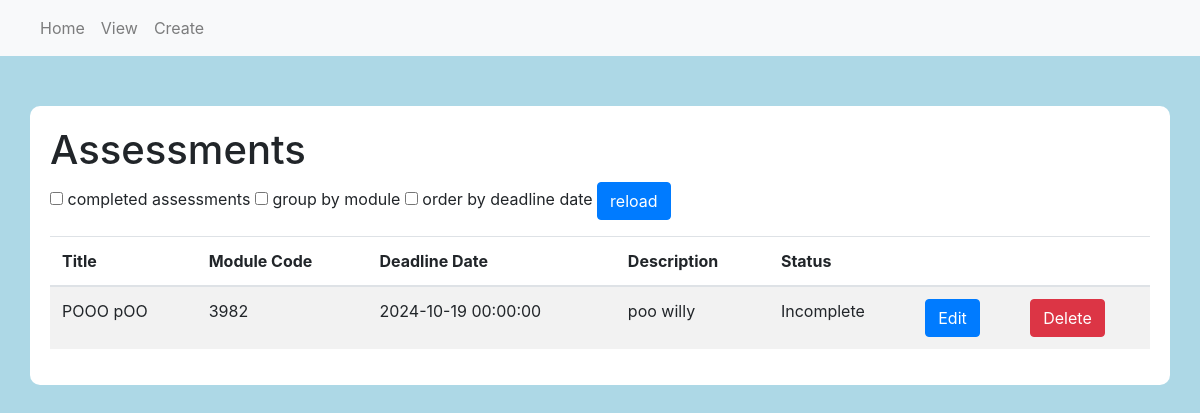
Before: /view with the older database file.
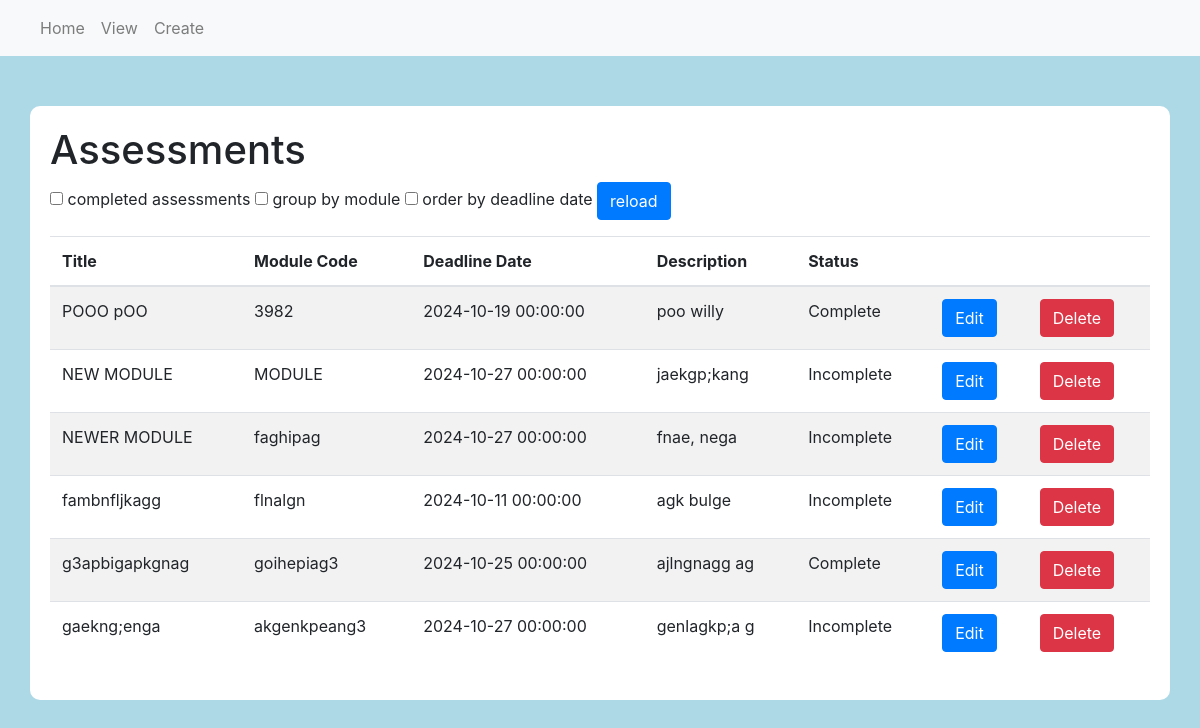
After: the same page with the newer database file.
### app/models.py (models this page shows)
class Assessments(db.Model):
    id = db.Column(db.Integer, primary_key=True)
    title = db.Column(db.String(500), index=True, unique=True)
    moduleCode = db.Column(db.Integer)
    deadline = db.Column(db.DateTime)
    description = db.Column(db.String(500))
    status = db.Column(db.Boolean)

### app/views.py (the view)
@app.route('/view')
def view():
    show_completed = request.args.get('show_completed') == 'true'
    group = request.args.get('group')
    deadline_order = request.args.get('deadline_date')
    query = Assessments.query
    if show_completed:
        query = query.filter(Assessments.status == True)
    if group:
        query = query.order_by(Assessments.moduleCode)
    elif deadline_order:
        query = query.order_by(Assessments.deadline)
    assessments = query
    form = AssessmentForm()
    return render_template('view.html', form = form,assessments=assessments)

### app/forms.py
class AssessmentForm(FlaskForm):
    assessment_title = StringField('Assessment Title', validators=[DataRequired()])
    module_code = StringField('Module Code', validators=[DataRequired()])
    deadline_date = DateField('Deadline Date', format='%Y-%m-%d', validators=[DataRequired()])
    short_description = TextAreaField('Short Description', validators=[DataRequired()])
    completion_status = SelectField('Completion Status', choices=[('Incomplete', 'Incomplete'), ('Complete', 'Complete')], validators=[DataRequired()])
    submit = SubmitField('Submit')

### app/templates/view.html (shortened to what this page needs)
{% extends "base.html" %} {% block content %}
<div class="container">
  <h1>Assessments</h1>
  <form action="{{ url_for('view') }}" method="GET">
    <div class="form-group">
      <label>
        <input type="checkbox" name="show_completed" value="true" >
        completed assessments
      </label>
      <input type="checkbox" name="group" value="true" >
        group by module
      <input type="checkbox" name="deadline_order" value="true" >
        order by deadline date
      <button type="submit" class="btn btn-primary">reload</button>
    </div>
  </form>
  <table class="table table-striped">
    <thead>
      <tr>
        <th>Title</th>
        <th>Module Code</th>
        <th>Deadline Date</th>
        <th>Description</th>
        <th>Status</th>
        <th></th>
        <th></th>
      </tr>
    </thead>
    <tbody>
      {% for assessment in assessments %}
      <tr>
        <td>{{ assessment.title }}</td>
        <td>{{ assessment.moduleCode }}</td>
        <td>{{ assessment.deadline}}</td>
        <td>{{ assessment.description }}</td>
        <td>
          {% if assessment.status %} Complete {% else %} Incomplete {% endif %}
        </td>
        <td>
          <a
            href="{{ url_for('Edit_assessment',assessment_id=assessment.id)}}"
            class="btn btn-primary"
            >Edit</a
          >
        </td>
        <td>
          <form
            action="{{ url_for('delete_assessment', assessment_id=assessment.id) }}"
            method="POST"
            style="display: inline"
          >
            <button
              type="submit"
              class="btn btn-danger"
              onclick="return confirm('Are you sure you want to delete this assessment?');"
            >
              Delete
            </button>
          </form>
        </td>
      </tr>
      {% endfor %}
    </tbody>
  </table>
</div>
{% endblock %}

Changed rows visible on the page:
changed Assessments "POOO pOO": status "Incomplete" → "Complete"
added Assessments: title "NEW MODULE", moduleCode "MODULE", deadline "2024-10-27 00:00:00", description "jaekgp;kang", status "Incomplete"
added Assessments: title "NEWER MODULE", moduleCode "faghipag", deadline "2024-10-27 00:00:00", description "fnae, nega", status "Incomplete"
added Assessments: title "fambnfljkagg", moduleCode "flnalgn", deadline "2024-10-11 00:00:00", description "agk bulge", status "Incomplete"
added Assessments: title "g3apbigapkgnag", moduleCode "goihepiag3", deadline "2024-10-25 00:00:00", description "ajlngnagg ag", status "Complete"
added Assessments: title "gaekng;enga", moduleCode "akgenkpeang3", deadline "2024-10-27 00:00:00", description "genlagkp;a g", status "Incomplete"
